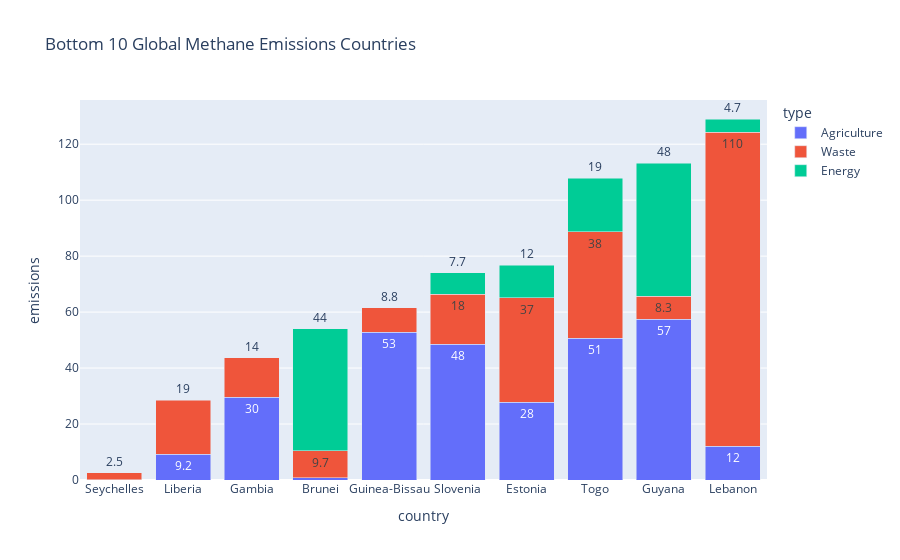

Source (notebook cell):
### Markdown cell above
Plotting the Bar chart for bottom 10 emission countries

### Code cell
fig = px.bar(df_segment_total_bottom10, x='country', y='emissions',text='emissions',color="type",barmode="stack", title='Bottom 10 Global Methane Emissions Countries',category_orders={
        "country": ['Seychelles', 'Liberia', 'Gambia', 'Brunei', 'Guinea-Bissau','Slovenia','Estonia','Togo','Guyana','Lebanon']},hover_data=['region','baseYear'] 
    )
fig.update_traces(texttemplate='%{text:.2s}', textposition='outside')
fig.update_layout(uniformtext_minsize=3.5, uniformtext_mode='hide')
fig.show()

### Figure 1 — Plotly figure (JSON) as saved in the notebook; plotly's stock layout.template omitted (floating-point values rounded to 4 significant figures)
{"data": [{"alignmentgroup": "True", "customdata": [["Africa", "2019-2021"], ["Asia Pacific", "2019-2021"], ["Africa", "2019-2021"], ["Middle East", "2019-2021"], ["Europe", "2019-2021"], ["Africa", "2019-2021"], ["Europe", "2019-2021"], ["Africa", "2019-2021"], ["Africa", "2019-2021"], ["Central and South America", "2019-2021"]], "hovertemplate": "type=Agriculture<br>country=%{x}<br>emissions=%{text}<br>region=%{customdata[0]}<br>baseYear=%{customdata[1]}<extra></extra>", "legendgroup": "Agriculture", "marker": {"color": "#636efa", "pattern": {"shape": ""}}, "name": "Agriculture", "offsetgroup": "Agriculture", "orientation": "v", "showlegend": true, "text": [0.07872, 0.8412, 9.208, 12.07, 27.72, 29.57, 48.43, 50.74, 52.84, 57.4], "textposition": "outside", "texttemplate": "%{text:.2s}", "type": "bar", "x": ["Seychelles", "Brunei", "Liberia", "Lebanon", "Estonia", "Gambia", "Slovenia", "Togo", "Guinea-Bissau", "Guyana"], "xaxis": "x", "y": [0.07872, 0.8412, 9.208, 12.07, 27.72, 29.57, 48.43, 50.74, 52.84, 57.4], "yaxis": "y"}, {"alignmentgroup": "True", "customdata": [["Africa", "2019-2021"], ["Central and South America", "2019-2021"], ["Africa", "2019-2021"], ["Asia Pacific", "2019-2021"], ["Africa", "2019-2021"], ["Europe", "2019-2021"], ["Africa", "2019-2021"], ["Europe", "2019-2021"], ["Africa", "2019-2021"], ["Middle East", "2019-2021"]], "hovertemplate": "type=Waste<br>country=%{x}<br>emissions=%{text}<br>region=%{customdata[0]}<br>baseYear=%{customdata[1]}<extra></extra>", "legendgroup": "Waste", "marker": {"color": "#EF553B", "pattern": {"shape": ""}}, "name": "Waste", "offsetgroup": "Waste", "orientation": "v", "showlegend": true, "text": [2.491, 8.315, 8.759, 9.676, 14.09, 17.91, 19.37, 37.33, 37.9, 112.2], "textposition": "outside", "texttemplate": "%{text:.2s}", "type": "bar", "x": ["Seychelles", "Guyana", "Guinea-Bissau", "Brunei", "Gambia", "Slovenia", "Liberia", "Estonia", "Togo", "Lebanon"], "xaxis": "x", "y": [2.491, 8.315, 8.759, 9.676, 14.09, 17.91, 19.37, 37.33, 37.9, 112.2], "yaxis": "y"}, {"alignmentgroup": "True", "customdata": [["Middle East", "2022"], ["Europe", "2022"], ["Europe", "2022"], ["Africa", "2022"], ["Asia Pacific", "2022"], ["Central and South America", "2022"]], "hovertemplate": "type=Energy<br>country=%{x}<br>emissions=%{text}<br>region=%{customdata[0]}<br>baseYear=%{customdata[1]}<extra></extra>", "legendgroup": "Energy", "marker": {"color": "#00cc96", "pattern": {"shape": ""}}, "name": "Energy", "offsetgroup": "Energy", "orientation": "v", "showlegend": true, "text": [4.713, 7.727, 11.62, 19.23, 43.51, 47.57], "textposition": "outside", "texttemplate": "%{text:.2s}", "type": "bar", "x": ["Lebanon", "Slovenia", "Estonia", "Togo", "Brunei", "Guyana"], "xaxis": "x", "y": [4.713, 7.727, 11.62, 19.23, 43.51, 47.57], "yaxis": "y"}], "layout": {"barmode": "stack", "legend": {"title": {"text": "type"}, "tracegroupgap": 0}, "title": {"text": "Bottom 10 Global Methane Emissions Countries"}, "uniformtext": {"minsize": 3.5, "mode": "hide"}, "xaxis": {"anchor": "y", "categoryarray": ["Seychelles", "Liberia", "Gambia", "Brunei", "Guinea-Bissau", "Slovenia", "Estonia", "Togo", "Guyana", "Lebanon"], "categoryorder": "array", "domain": [0, 1], "title": {"text": "country"}}, "yaxis": {"anchor": "x", "domain": [0, 1], "title": {"text": "emissions"}}}}
